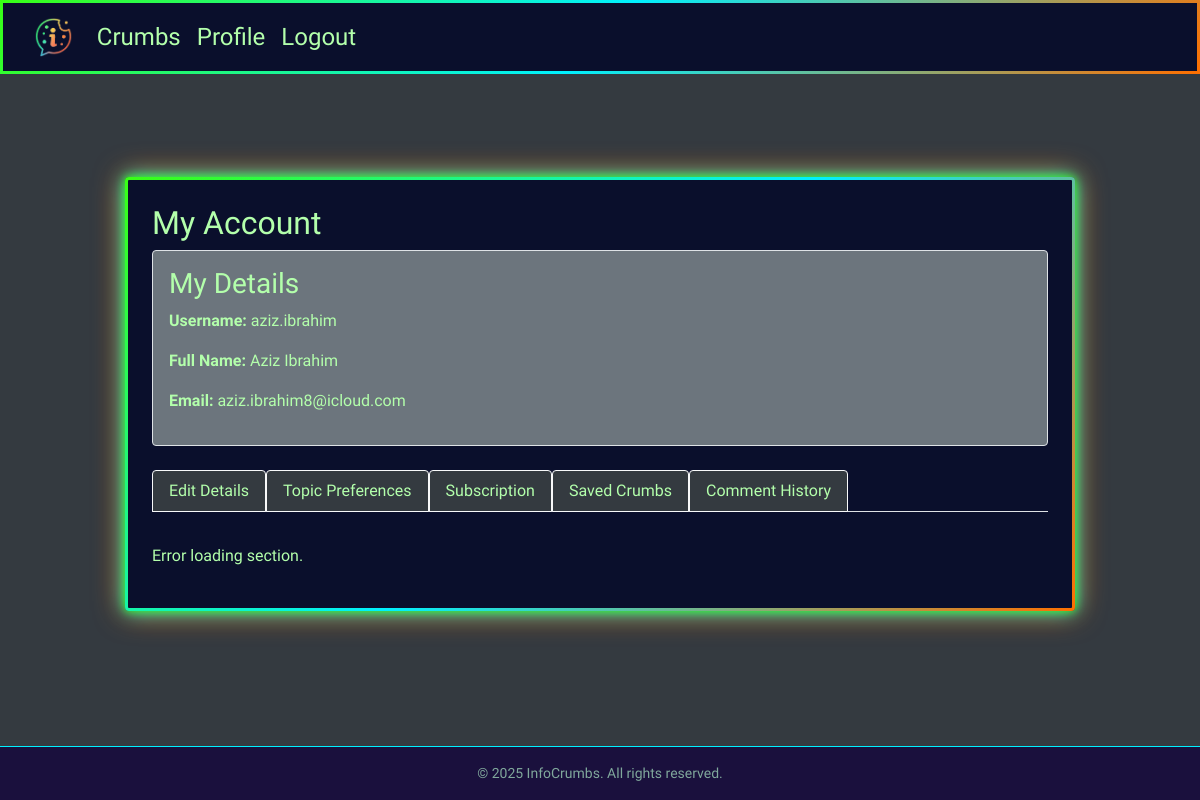
Page /accounts/profile/ (signed in) on the committed database.
### accounts/models.py (models this page shows, shortened)
class CustomUser(AbstractUser):
    email = models.EmailField(unique=True)
    is_premium = models.BooleanField(default=False)
    subscription_type = models.CharField(
        max_length=20,
        choices=[
            ('none', 'None'),
            ('weekly', 'Weekly'),
            ('monthly', 'Monthly'),
            ('annually', 'Annually'),
        ],
        default='none',
    )

### accounts/views.py (the view)
# urls.py: path("profile/", views.profile_view, name="account_profile"),
@login_required
def profile_view(request):
    return render(request, 'account/profile.html')

### templates/account/profile.html (shortened to what this page needs)
{% extends "account/base.html" %}
{% load static %}
{% block extra_css %}
<link rel="stylesheet" href="{% static 'css/profile.css' %}">
{% endblock %}
{% block account_content %}
<h2>My Account</h2>
<section class="mb-4 p-3 border rounded bg-secondary text-light">
    <h3>My Details</h3>
    <p><strong>Username:</strong> {{ user.username }}</p>
    <p><strong>Full Name:</strong> {{ user.first_name }} {{ user.last_name }}</p>
    <p><strong>Email:</strong> {{ user.email }}</p>
</section>
<ul class="nav nav-tabs mb-4" id="profileTab">
    <li class="nav-item">
        <a class="nav-link active text-light bg-dark border-light" data-url="{% url 'load_account_details_partial' %}" href="#">Edit Details</a>
    </li>
    <li class="nav-item">
        <a class="nav-link text-light bg-dark border-light" data-url="{% url 'load_preferences_partial' %}" href="#">Topic Preferences</a>
    </li>
    <li class="nav-item">
        <a class="nav-link text-light bg-dark border-light" data-url="{% url 'load_subscription_partial' %}" href="#">Subscription</a>
    </li>
    <li class="nav-item">
        <a class="nav-link text-light bg-dark border-light" data-url="{% url 'load_saved_crumbs_partial' %}" href="#">Saved Crumbs</a>
    </li>
    <li class="nav-item">
        <a class="nav-link text-light bg-dark border-light" data-url="{% url 'load_comments_partial' %}" href="#">Comment History</a>
    </li>
</ul>
<div id="profile-placeholder" class="profile-placeholder">
</div>
{% endblock %}

### static/css/base.css (style rules this page uses)
:root { --bg-dark: #0A0F2C; --bg-alt: #1A103D; --bg-light: #2A1F52; --text-light: #B3FFAB; --text-dark: #080e45; --text-muted: #80A89C; --neon-green: #39FF14; --neon-orange: #FF6F00; --neon-blue: #00F0FF; --neon-purple: #A020F0; --neon-pink: #FF1493; --border-gradient: linear-gradient( 135deg, var(--neon-green) 0%, var(--neon-blue) 50%, var(--neon-orange) 100% ); --border-gradient-hover: linear-gradient( 100deg, var(--neon-green) 0%, var(--neon-blue) 50%, var(--neon-orange) 100% ); --button-gradient: linear-gradient( 45deg, var(--neon-blue), var(--neon-purple) ); --text-gradient: linear-gradient( 75deg, var(--neon-green), var(--neon-blue), var(--neon-orange), var(--neon-purple) ); --font-primary: 'Tilt Neon', sans-serif; --font-secondary: 'Courier New', Courier, monospace; --font-size-base: 16px; --font-size-sm: 14px; --font-size-md: 18px; --font-size-lg: 24px; --font-size-xl: 36px; --line-height-base: 1.6; --spacing-xs: 4px; --spacing-sm: 8px; --spacing-md: 16px; --spacing-lg: 24px; --spacing-xl: 48px; --border-width: 3px; --border-radius-sm: 4px; --border-radius-md: 8px; --border-radius-lg: 12px; --glow-effect: 0 0 10px var(--neon-green), 0 0 20px var(--neon-blue), 0 0 30px var(--neon-orange); --text-shadow-neon: 0 0 5px var(--neon-green), 0 0 10px var(--neon-blue); --box-shadow-elevate: 0 5px 15px rgba(0, 0, 0, 0.5); --transition-speed: 0.3s ease-in-out; --z-index-base: 1; --z-index-dropdown: 10; --z-index-modal: 100; --z-index-tooltip: 1000; }
body { background-color: var(--bg-dark); color: var(--text-light); font-family: var(--font-primary); margin: 0; padding: 0; display: flex; justify-content: center; align-items: center; height: 100vh; }
.text-light { color: var(--text-light) !important; }

### accounts/static/css/profile.css (style rules this page uses)
.profile-placeholder { margin-top: 2rem; }

### rows in the picture
CustomUser: username "aziz.ibrahim", first_name "Aziz", last_name "Ibrahim", email "aziz.ibrahim8@icloud.com"
